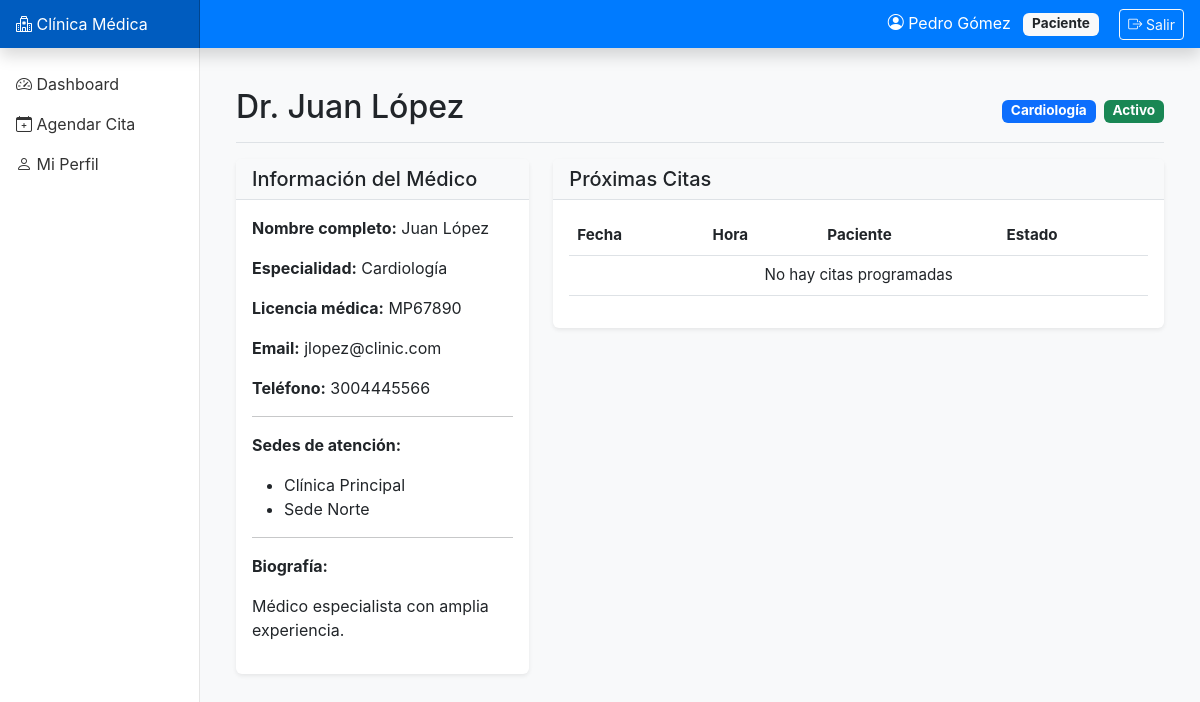
/doctors/3/ (signed in), run on the app's committed database.
### accounts/models.py (models this page shows, shortened)
class User(AbstractUser):
    ROLE_CHOICES = [
        ('ADMIN', 'Administrador'),
        ('RECEP', 'Recepción'),
        ('MEDICO', 'Médico'),
        ('PACIENTE', 'Paciente'),
        ('SOPORTE', 'Soporte/BI'),
    ]
    role = models.CharField(max_length=10, choices=ROLE_CHOICES, default='PACIENTE')
    phone = models.CharField(max_length=20, blank=True)
    document_id = models.CharField(max_length=20, unique=True, null=True, blank=True)
    class Meta:
        db_table = 'accounts_user'
        verbose_name = 'Usuario'
        verbose_name_plural = 'Usuarios'

### doctors/models.py (models this page shows, shortened)
class Doctor(models.Model):
    user = models.OneToOneField(settings.AUTH_USER_MODEL, on_delete=models.CASCADE, related_name='doctor_profile')
    license_number = models.CharField(max_length=50, unique=True, verbose_name='Número de licencia')
    specialty = models.ForeignKey(Specialty, on_delete=models.PROTECT, related_name='doctors')
    locations = models.ManyToManyField(Location, related_name='doctors', verbose_name='Sedes')
    bio = models.TextField(blank=True, verbose_name='Biografía')
    active = models.BooleanField(default=True, verbose_name='Activo')
    class Meta:
        db_table = 'doctors_doctor'
        verbose_name = 'Médico'
        verbose_name_plural = 'Médicos'
        ordering = ['user__last_name', 'user__first_name']

### core/models.py (models this page shows, shortened)
class Specialty(models.Model):
    name = models.CharField(max_length=100, unique=True, verbose_name='Nombre')
    code = models.CharField(max_length=10, unique=True, verbose_name='Código')
    class Meta:
        db_table = 'core_specialty'
        verbose_name = 'Especialidad'
        verbose_name_plural = 'Especialidades'
        ordering = ['name']

class Location(models.Model):
    name = models.CharField(max_length=100, verbose_name='Nombre')
    address = models.TextField(verbose_name='Dirección')
    timezone = models.CharField(max_length=50, default='America/Bogota', verbose_name='Zona horaria')
    active = models.BooleanField(default=True, verbose_name='Activo')
    class Meta:
        db_table = 'core_location'
        verbose_name = 'Sede'
        verbose_name_plural = 'Sedes'
        ordering = ['name']

### doctors/views.py (the view)
# urls.py: path('<int:pk>/', views.doctor_detail, name='doctor_detail'),
@login_required
def doctor_detail(request, pk):
    doctor = get_object_or_404(Doctor.objects.select_related('user', 'specialty'), pk=pk)
    upcoming_appointments = Appointment.objects.filter(
        slot__doctor=doctor,
        slot__start_dt__gte=timezone.now(),
        status__in=['RESERVADO', 'CONFIRMADO']
    ).select_related('patient__user').order_by('slot__start_dt')[:10]
    context = {
        'doctor': doctor,
        'upcoming_appointments': upcoming_appointments,
    }
    return render(request, 'doctors/doctor_detail.html', context)

### templates/doctors/doctor_detail.html (shortened to what this page needs)
{% extends 'base.html' %}
{% block content %}
<div class="d-flex justify-content-between flex-wrap flex-md-nowrap align-items-center pt-3 pb-2 mb-3 border-bottom">
    <h1 class="h2">Dr. {{ doctor.user.get_full_name }}</h1>
    <div class="btn-toolbar mb-2 mb-md-0">
        <span class="badge bg-primary">{{ doctor.specialty.name }}</span>
        <span class="badge bg-{{ doctor.active|yesno:'success,danger' }} ms-2">
            {{ doctor.active|yesno:'Activo,Inactivo' }}
        </span>
    </div>
</div>
<div class="row">
    <div class="col-md-4">
        <div class="card">
            <div class="card-header">
                <h5 class="mb-0">Información del Médico</h5>
            </div>
            <div class="card-body">
                <p><strong>Nombre completo:</strong> {{ doctor.user.get_full_name }}</p>
                <p><strong>Especialidad:</strong> {{ doctor.specialty.name }}</p>
                <p><strong>Licencia médica:</strong> {{ doctor.license_number }}</p>
                <p><strong>Email:</strong> {{ doctor.user.email }}</p>
                <p><strong>Teléfono:</strong> {{ doctor.user.phone|default:"No registrado" }}</p>
                <hr>
                <p><strong>Sedes de atención:</strong></p>
                <ul>
                    {% for location in doctor.locations.all %}
                    <li>{{ location.name }}</li>
                    {% empty %}
                    <li>No asignado a ninguna sede</li>
                    {% endfor %}
                </ul>
                {% if doctor.bio %}
                <hr>
                <p><strong>Biografía:</strong></p>
                <p>{{ doctor.bio }}</p>
                {% endif %}
            </div>
        </div>
    </div>
    <div class="col-md-8">
        <div class="card">
            <div class="card-header">
                <h5 class="mb-0">Próximas Citas</h5>
            </div>
            <div class="card-body">
                <div class="table-responsive">
                    <table class="table table-hover">
                        <thead>
                            <tr>
                                <th>Fecha</th>
                                <th>Hora</th>
                                <th>Paciente</th>
                                <th>Estado</th>
                            </tr>
                        </thead>
                        <tbody>
                            {% for appointment in upcoming_appointments %}
                            <tr>
                                <td>{{ appointment.slot.start_dt|date:"d/m/Y" }}</td>
                                <td>{{ appointment.slot.start_dt|date:"H:i" }}</td>
                                <td>{{ appointment.patient.user.get_full_name }}</td>
                                <td>
                                    {% if appointment.status == 'CONFIRMADO' %}
                                        <span class="badge bg-success">Confirmado</span>
                                    {% elif appointment.status == 'RESERVADO' %}
                                        <span class="badge bg-warning">Reservado</span>
                                    {% else %}
                                        <span class="badge bg-secondary">{{ appointment.get_status_display }}</span>
                                    {% endif %}
                                </td>
                            </tr>
                            {% empty %}
                            <tr>
                                <td colspan="4" class="text-center">No hay citas programadas</td>
                            </tr>
                            {% endfor %}
                        </tbody>
                    </table>
                </div>
            </div>
        </div>
    </div>
</div>
{% endblock %}

### templates/base.html (shortened to what this page needs)
<!DOCTYPE html>
<html lang="es">
<head>
    <link href="https://cdn.jsdelivr.net/npm/bootstrap@5.3.0/dist/css/bootstrap.min.css" rel="stylesheet">
    <link rel="stylesheet" href="https://cdn.jsdelivr.net/npm/bootstrap-icons@1.11.0/font/bootstrap-icons.css">
</head>
<body>
    <nav class="navbar navbar-dark fixed-top bg-primary flex-md-nowrap p-0 shadow">
        <a class="navbar-brand col-md-3 col-lg-2 me-0 px-3" href="{% url 'dashboard' %}">
            <i class="bi bi-hospital"></i> Clínica Médica
        </a>
        <div class="navbar-nav ms-auto">
            <div class="nav-item text-nowrap">
                <span class="nav-link px-3 text-white">
                    <i class="bi bi-person-circle"></i> {{ user.get_full_name|default:user.username }}
                    <span class="badge bg-light text-dark ms-2">{{ user.get_role_display }}</span>
                    <a href="{% url 'logout' %}" class="btn btn-sm btn-outline-light ms-3">
                        <i class="bi bi-box-arrow-right"></i> Salir
                    </a>
                </span>
            </div>
        </div>
    </nav>
    <nav id="sidebarMenu" class="col-md-3 col-lg-2 d-md-block sidebar collapse">
        <div class="sidebar-sticky pt-3">
            <ul class="nav flex-column">
                <li class="nav-item">
                    <a class="nav-link {% if request.resolver_match.url_name == 'dashboard' %}active{% endif %}" href="{% url 'dashboard' %}">
                        <i class="bi bi-speedometer2"></i> Dashboard
                    </a>
                </li>
                {% if user.role == 'PACIENTE' %}
                <li class="nav-item">
                    <a class="nav-link" href="{% url 'appointment_search' %}">
                        <i class="bi bi-calendar-plus"></i> Agendar Cita
                    </a>
                </li>
                {% endif %}
                <li class="nav-item">
                    <a class="nav-link {% if request.resolver_match.url_name == 'profile' %}active{% endif %}" href="{% url 'profile' %}">
                        <i class="bi bi-person"></i> Mi Perfil
                    </a>
                </li>
            </ul>
        </div>
    </nav>
    <main role="main" class="col-md-9 ms-sm-auto col-lg-10 px-md-4">
        <div class="container-fluid py-4">
            {% block content %}{% endblock %}
        </div>
    </main>
</body>
</html>

### templates/base.html (style rules this page uses)
:root { --primary-color: #0d6efd; --secondary-color: #6c757d; --success-color: #198754; --danger-color: #dc3545; --warning-color: #ffc107; --info-color: #0dcaf0; }
body { font-family: -apple-system, BlinkMacSystemFont, "Segoe UI", Roboto, "Helvetica Neue", Arial, sans-serif; background-color: #f8f9fa; }
.sidebar { position: fixed; top: 0; bottom: 0; left: 0; z-index: 100; padding: 48px 0 0; box-shadow: inset -1px 0 0 rgba(0, 0, 0, .1); background-color: #fff; }
.sidebar-sticky { position: sticky; top: 48px; height: calc(100vh - 48px); padding-top: .5rem; overflow-x: hidden; overflow-y: auto; }
.sidebar .nav-link { color: #333; padding: .5rem 1rem; }
.navbar-brand { padding-top: .75rem; padding-bottom: .75rem; font-size: 1rem; background-color: rgba(0, 0, 0, .25); box-shadow: inset -1px 0 0 rgba(0, 0, 0, .25); }
.navbar { background-color: #007bff !important; }
main { margin-left: 240px; padding-top: 48px; }
.card { border: none; box-shadow: 0 0.125rem 0.25rem rgba(0,0,0,0.075); margin-bottom: 1.5rem; }
.card-header { background-color: #f8f9fa; border-bottom: 1px solid #dee2e6; font-weight: 600; }
.table { font-size: 0.95rem; }
.badge { padding: 0.35em 0.65em; font-size: 0.85em; }

### data on the page
User: get_full_name "Pedro Gómez", role "Paciente"
Doctor: user.get_full_name "Juan López", specialty.name "Cardiología", active "Activo", license_number "MP67890", user.email "jlopez@clinic.com", user.phone "3004445566", bio "Médico especialista con amplia experiencia."
Location: name "Clínica Principal"
Location: name "Sede Norte"
